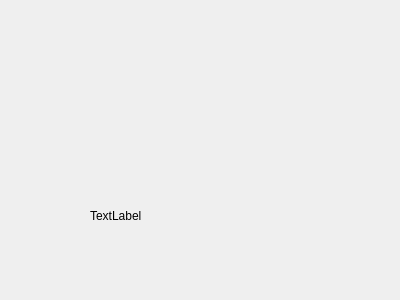
<?xml version="1.0" encoding="UTF-8"?>
<ui version="4.0">
 <class>Dialog</class>
 <widget class="QDialog" name="Dialog">
  <property name="geometry">
   <rect>
    <x>0</x>
    <y>0</y>
    <width>400</width>
    <height>300</height>
   </rect>
  </property>
  <property name="windowTitle">
   <string>Dialog</string>
  </property>
  <widget class="QLabel" name="label">
   <property name="geometry">
    <rect>
     <x>90</x>
     <y>190</y>
     <width>151</width>
     <height>51</height>
    </rect>
   </property>
   <property name="text">
    <string>TextLabel</string>
   </property>
  </widget>
 </widget>
 <resources/>
 <connections/>
</ui>
